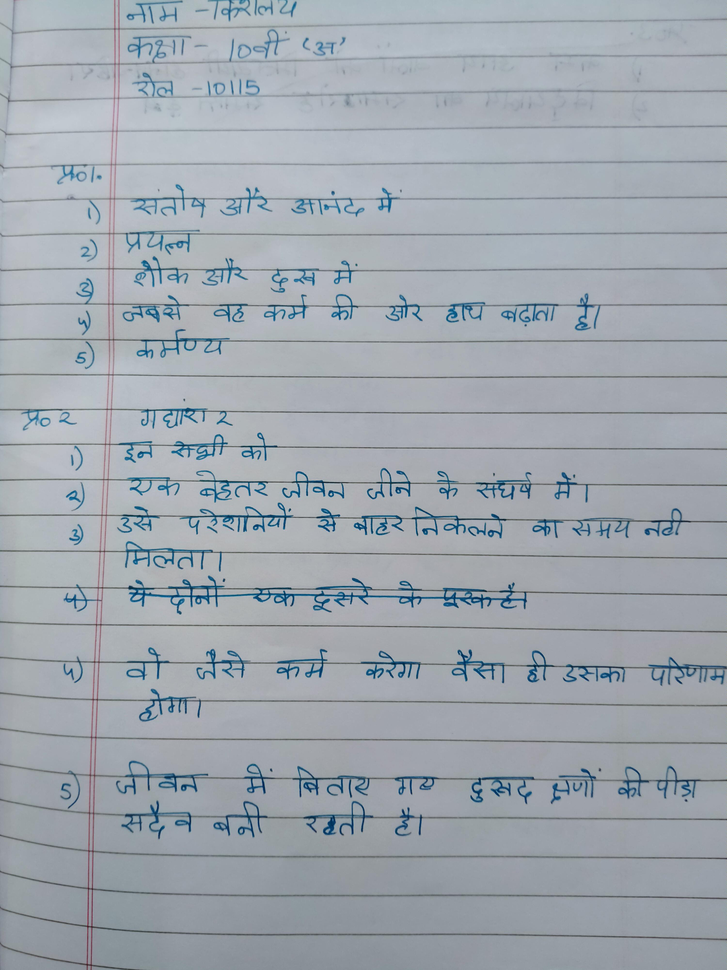
#> input picture tesseractr/nde/0-preprocessing/input_images/0001.png, 727 x 970 px, shrunk from 3000 x 4000 before the run; its folder holds only this picture in this run
$ python test.py
#> lines starting #> are read from the running program, lines starting #| are printed output that depends on the picture
import os
import cv2

def convert_to_grayscale(input_path, output_path):
#> called with input_path = 'input_images/0001.png'
    image = cv2.imread(input_path, cv2.IMREAD_GRAYSCALE)
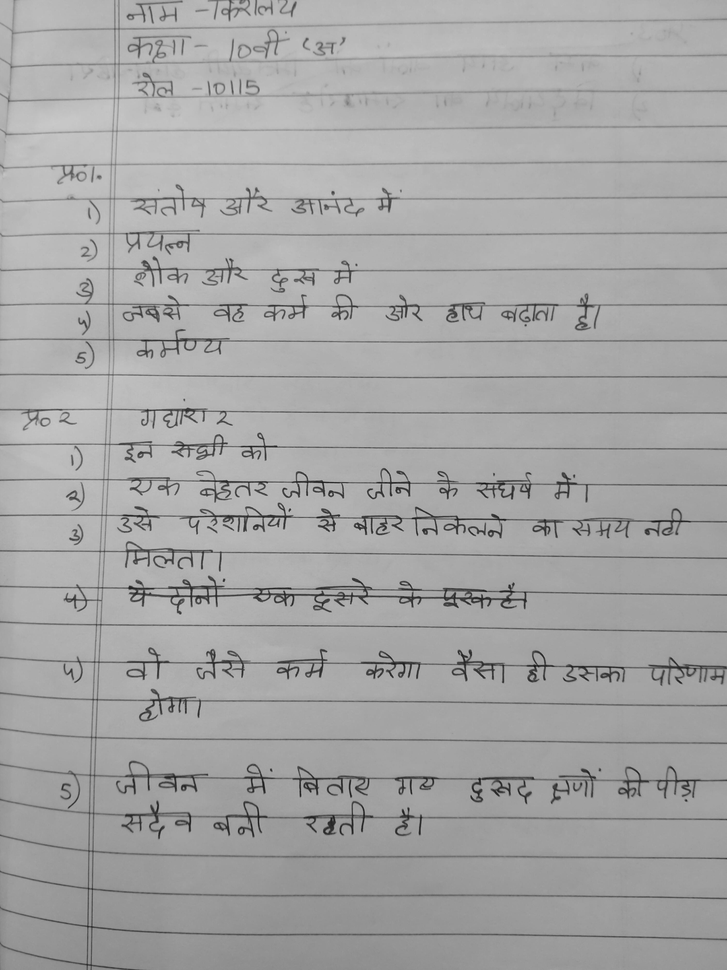
#> image: shape (970, 727); min 16, max 201, mean 164.8
    cv2.imwrite(output_path, image)

def apply_binarization(input_path, output_path):
    image = cv2.imread(input_path, cv2.IMREAD_GRAYSCALE)

    # Binarization
    se = cv2.getStructuringElement(cv2.MORPH_RECT, (8, 8))
    bg = cv2.morphologyEx(image, cv2.MORPH_DILATE, se)
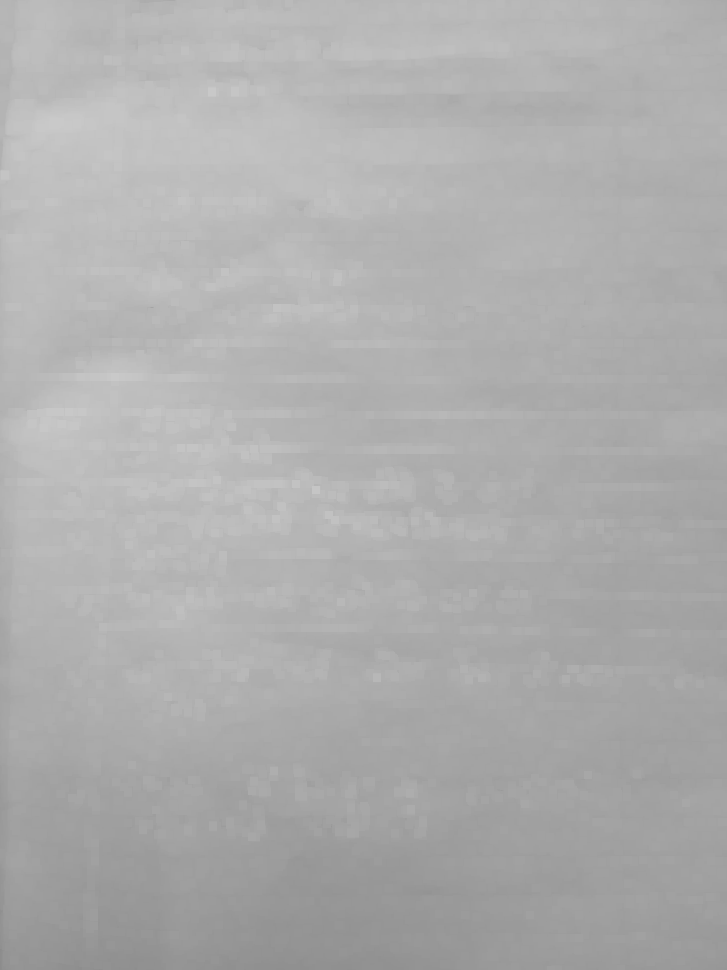
#> bg: shape (970, 727); min 139, max 201, mean 173.8
    out_binary = cv2.divide(image, bg, scale=255)
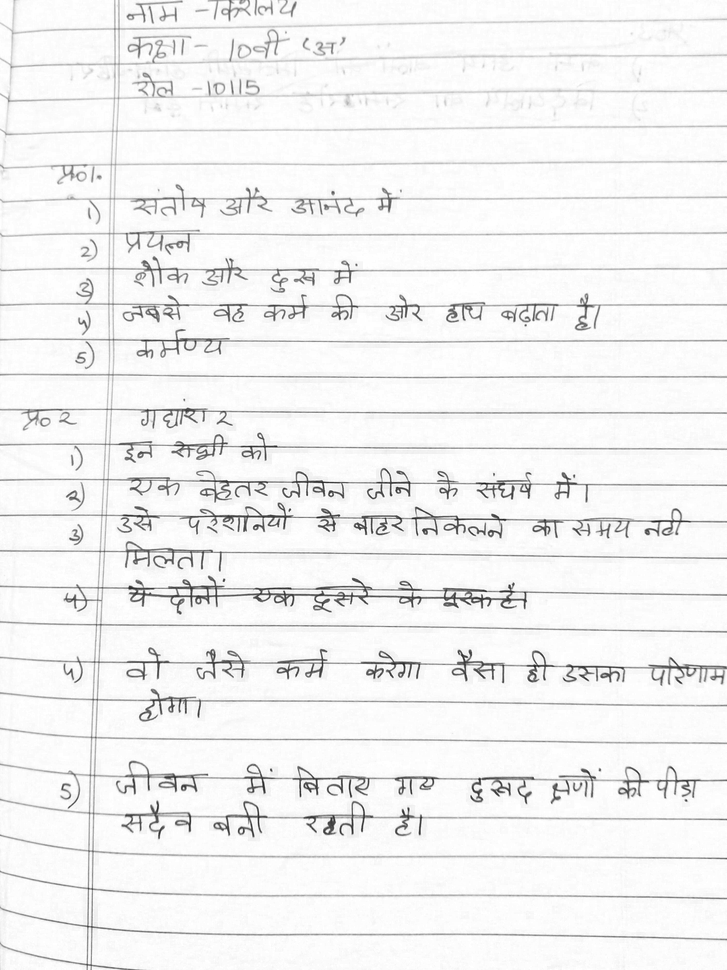
#> out_binary: shape (970, 727); min 23, max 255, mean 242
    out_binary = cv2.threshold(out_binary, 0, 255, cv2.THRESH_OTSU)[1]
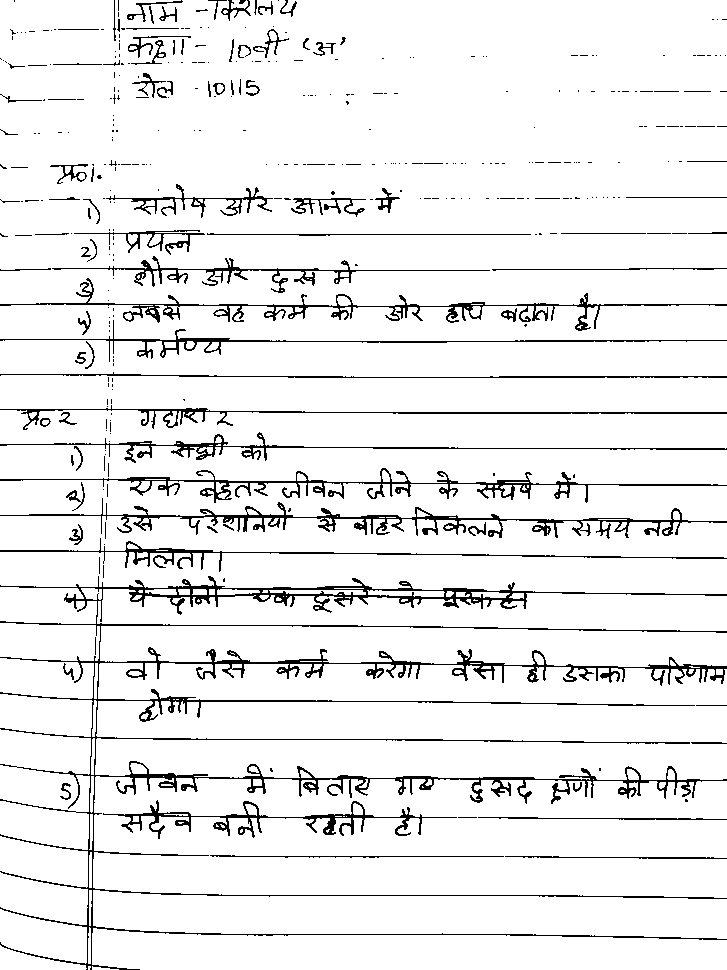
#> out_binary: shape (970, 727); 92.9% white; black in thin lines or dots

    cv2.imwrite(output_path, out_binary)

def process_images(input_folder, output_folder_gray, output_folder_binarized):
    os.makedirs(output_folder_gray, exist_ok=True)
    os.makedirs(output_folder_binarized, exist_ok=True)

    image_files = [f for f in os.listdir(input_folder) if f.lower().endswith(('.jpg', '.jpeg', '.png'))]
    total_images = len(image_files)

    for idx, image_file in enumerate(image_files, start=1):
        input_path = os.path.join(input_folder, image_file)

        # Rename images in numerical series
        new_filename = f"{idx:04d}.png"
        input_path_renamed = os.path.join(input_folder, new_filename)
        os.rename(input_path, input_path_renamed)

        # Convert to grayscale and save
        output_path_gray = os.path.join(output_folder_gray, f"{os.path.splitext(new_filename)[0]}_gray.png")
        convert_to_grayscale(input_path_renamed, output_path_gray)
        print(f"Processed image {idx}/{total_images} (Grayscale): {output_path_gray}")

        # Apply binarization and save
        output_path_binarized = os.path.join(output_folder_binarized, f"{os.path.splitext(new_filename)[0]}_binarized.png")
        apply_binarization(output_path_gray, output_path_binarized)
        print(f"Processed image {idx}/{total_images} (Binarized): {output_path_binarized}")

    input("Press Enter to exit.")

if __name__ == "__main__":
    input_folder = "input_images"
    output_folder_gray = "output_images/output_images_gray"
    output_folder_binarized = "output_images/output_images_binarized"

    process_images(input_folder, output_folder_gray, output_folder_binarized)
